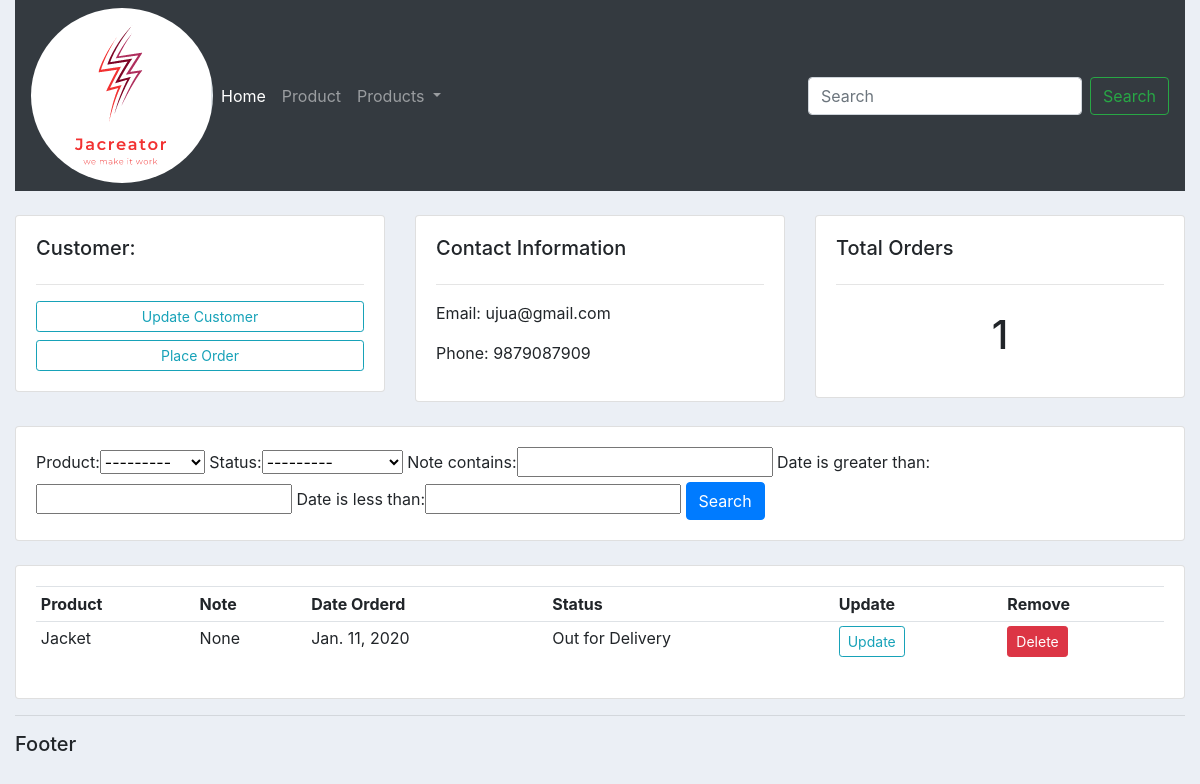
The app's page /customer/2/ with its own data.
### customerAdminApp/models.py (models this page shows, shortened)
class Customer(models.Model):
    name = models.CharField(max_length=200, blank=True, null=True)
    phoneNumber = models.CharField(max_length=200, blank=True, null=True)
    email = models.CharField(max_length=200, blank=True, null=True)
    date = models.DateField(auto_now_add=True)

class Order(models.Model):
    STATUS = (
        ('Pending', 'Pending'),
        ('Out for Delivery', 'Out for Delivery'),
        ('Delivered', 'Delivered')
    )
    customer = models.ForeignKey(Customer, null=True, on_delete= models.SET_NULL) #one to many relationship
    product = models.ForeignKey(Product, null=True, on_delete= models.SET_NULL)
    date = models.DateField(auto_now_add=True)
    status  = models.CharField(max_length=200, blank=True, null=True, choices=STATUS)
    note = models.CharField(max_length=1000, blank=True, null=True)

class Product(models.Model):
    CATEGORY = (
        ('Indoor', 'Indoor'),
        ('Out door', 'Out door'),
    )
    name = models.CharField(max_length=200, blank=True, null=True)
    price = models.FloatField(blank=True, null=True)
    category = models.CharField(max_length=200, blank=True, null=True, choices=CATEGORY)
    description =  models.CharField(max_length=200, blank=True, null=True)
    date_created = models.DateField(auto_now_add=True)
    tags = models.ManyToManyField(Tag)
    def __str__(self):
        return self.name

### customerAdminApp/views.py (the view)
# urls.py: path('customer/<str:user_pk>/', views.customer, name="customer"),
def customer(request, user_pk):
    customers = Customer.objects.get(id=user_pk)
    orders = customers.order_set.all()
    order_count = orders.count()
    myFilter = OrderFilter(request.GET, queryset=orders)
    orders = myFilter.qs
    context = {'customers': customers,
               'orders': orders, 'order_count': order_count, 'myFilter':myFilter }
    return render(request, 'customerAdminApp/customer.html', context)

### customerAdminApp/templates/customerAdminApp/customer.html
{% extends "customerAdminApp/main.html" %}
{% block content %}
<br>
<div class="row">
    <div class="col-md">
        <div class="card card-body">
            <h5>Customer:</h5>
            <hr>
            <a class="btn btn-outline-info  btn-sm btn-block" href="">Update Customer</a>
            <a class="btn btn-outline-info  btn-sm btn-block" href="{% url 'create_order' customers.id %}">Place
                Order</a>
        </div>
    </div>
    <div class="col-md">
        <div class="card card-body">
            <h5>Contact Information</h5>
            <hr>
            <p>Email: {{customers.email}}</p>
            <p>Phone: {{customers.phoneNumber}}</p>
        </div>
    </div>
    <div class="col-md">
        <div class="card card-body">
            <h5>Total Orders</h5>
            <hr>
            <h1 style="text-align: center;padding: 10px">{{order_count}}</h1>
        </div>
    </div>
</div>
<br>
<div class="row">
    <div class="col">
        <div class="card card-body">
            <form method="get">
                {{myFilter.form}}
                <button class="btn btn-primary" type="submit">Search</button>
            </form>
        </div>
    </div>
</div>
<br>
<div class="row">
    <div class="col-md">
        <div class="card card-body">
            <table class="table table-sm">
                <tr>
                    <th>Product</th>
                    <th>Note</th>
                    <th>Date Orderd</th>
                    <th>Status</th>
                    <th>Update</th>
                    <th>Remove</th>
                </tr>
                {% for order in orders %}
                <tr>
                    <td>{{order.product}}</td>
                    <td>{{order.note}}</td>
                    <td>{{order.date}}</td>
                    <td>{{order.status}}</td>
                    <td><a class="btn btn-sm btn-outline-info" href="{% url 'update_order' order.id %}">Update</a></td>
                    <td><a class="btn btn-sm btn-danger" href="{% url 'delete_order' order.id %}">Delete</a></td>
                </tr>
                {% endfor %}
            </table>
        </div>
    </div>
</div>
{% endblock%}

### static/css/main.css (style rules this page uses)
body { background-color: #ebeff5; }

### records on screen
Customer: email "ujua@gmail.com", phoneNumber "9879087909"
Order: product "Jacket", note "None", date "Jan. 11, 2020", status "Out for Delivery"

### other values on screen
{{ order_count }} "1"
